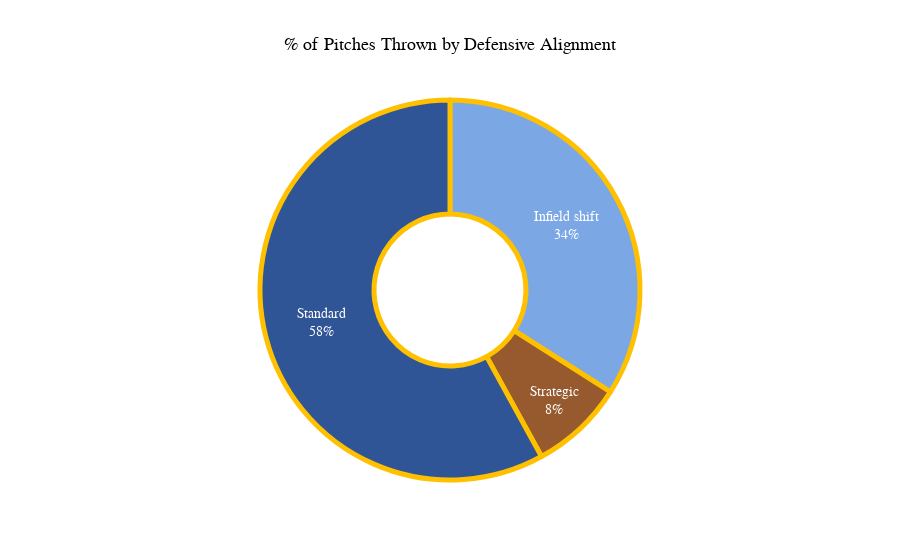

Notebook source saved alongside this figure:
### Code cell
fig_shift_total = px.pie(
    df_shift_total,
    values='Frequency',
    names='Defensive Positioning',
    color_discrete_sequence=['#7BA8E4', '#975a2f', '#2f5597'],
    category_orders={'Defensive Positioning':['Infield shift', 'Strategic', 'Standard']},
    hole=0.4,
    title='% of Pitches Thrown by Defensive Alignment'
)

fig_shift_total.update_layout(
    title_x=0.5,
    title_font_size=18,
    title_font_color='black',
    font_family='Arial Black',
    font_size=14,
    showlegend=False
)

fig_shift_total.update_traces(
    textinfo='percent+label',
    textposition='inside',
    insidetextorientation='horizontal',
    marker_line_color='#ffc000',
    marker_line_width=5,
    textfont_color='white'
)

### Figure 1 — Plotly figure (JSON) as saved in the notebook; plotly's stock layout.template omitted (floating-point values rounded to 4 significant figures)
{"data": [{"direction": "clockwise", "domain": {"x": [0, 1], "y": [0, 1]}, "hole": 0.4, "hovertemplate": "Defensive Positioning=%{label}<br>Frequency=%{value}<extra></extra>", "insidetextorientation": "horizontal", "labels": ["Infield shift", "Strategic", "Standard"], "legendgroup": "", "marker": {"line": {"color": "#ffc000", "width": 5}}, "name": "", "showlegend": true, "sort": false, "textfont": {"color": "white"}, "textinfo": "percent+label", "textposition": "inside", "type": "pie", "values": [34, 8, 58]}], "layout": {"font": {"family": "Arial Black", "size": 14}, "legend": {"tracegroupgap": 0}, "piecolorway": ["#7BA8E4", "#975a2f", "#2f5597"], "showlegend": false, "title": {"font": {"color": "black", "size": 18}, "text": "% of Pitches Thrown by Defensive Alignment", "x": 0.5}}}
